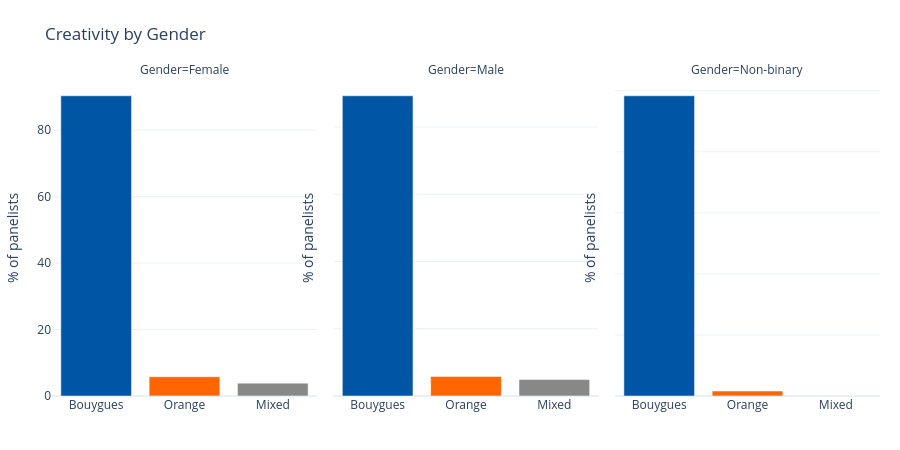
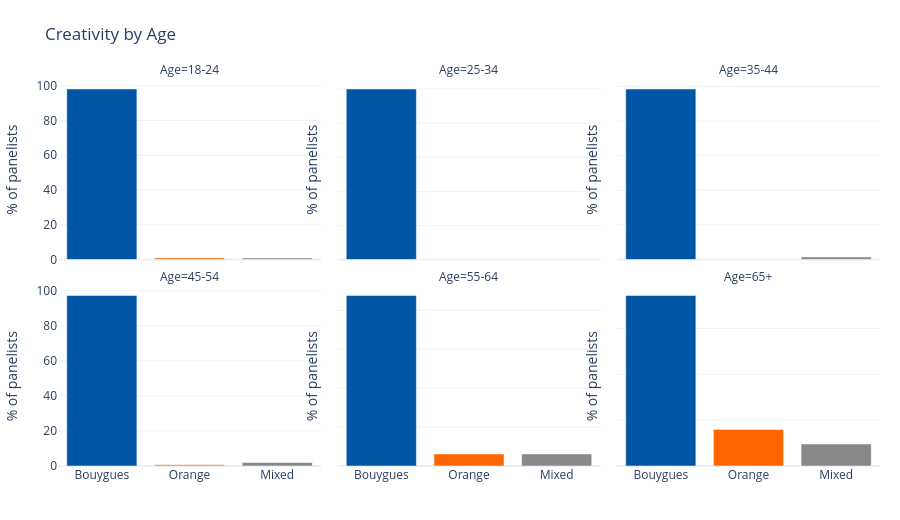
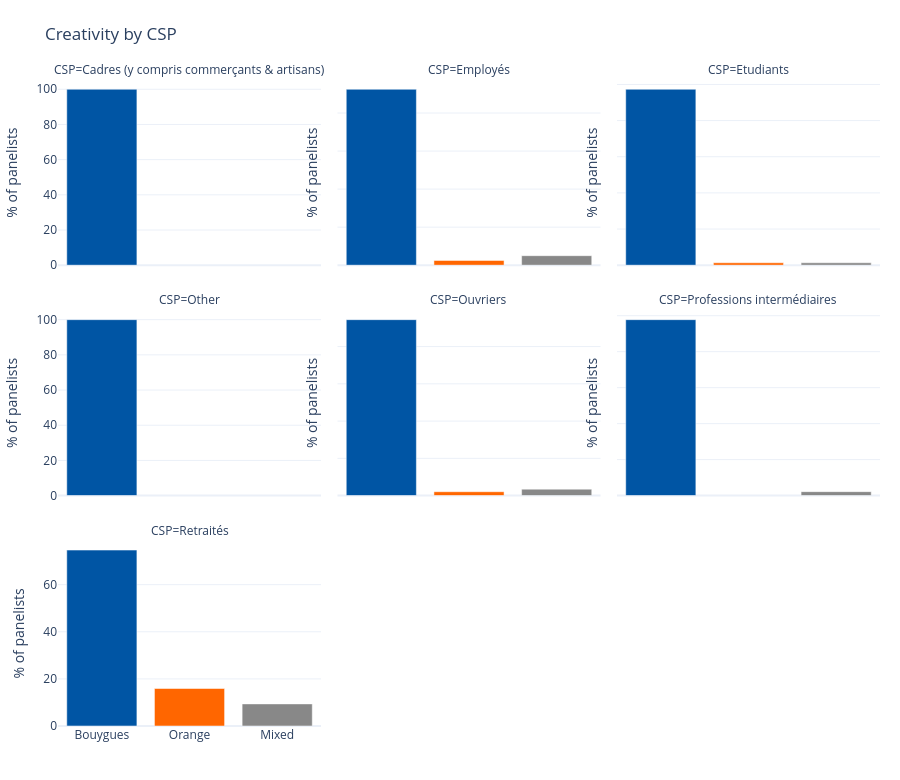
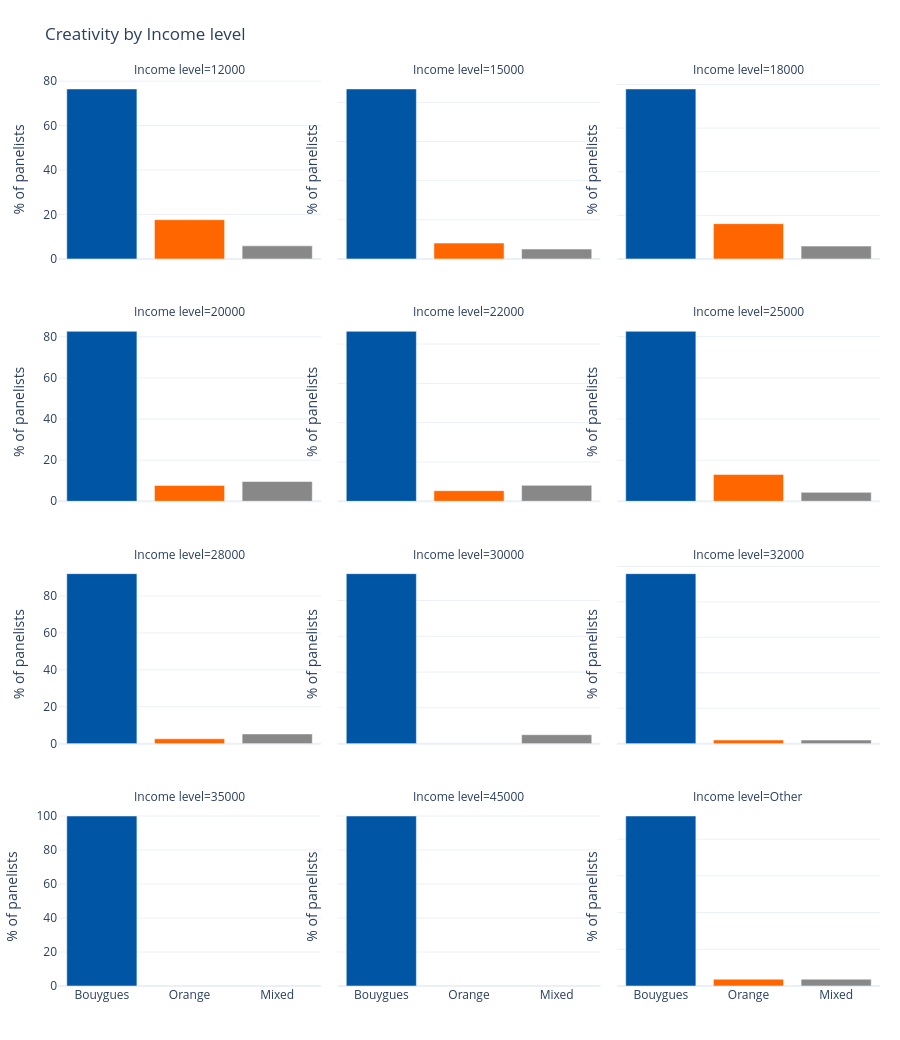

Notebook source saved alongside these figures, in order:
### Code cell
for pref in ALL_DIMS:
    for demo_col, demo_label in available_demographics.items():
        fig = make_facet_plot(panel_merged, pref, demo_col, demo_label)
        fig.show()
